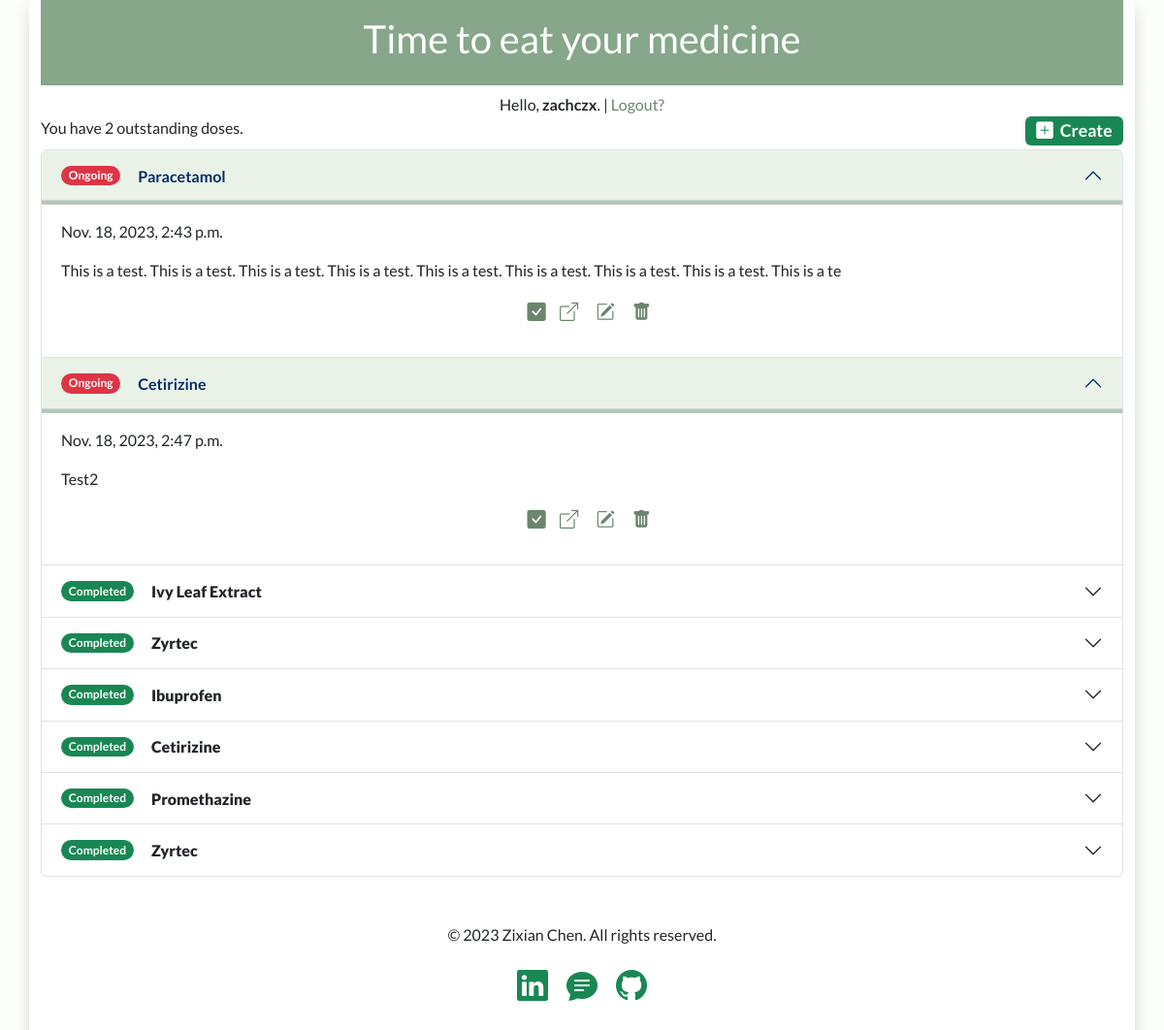
The app's page / (signed in) with its own data.
### trackerapp/models.py (models this page shows, shortened)
class EatModel(models.Model):
    user = models.ForeignKey(User, on_delete=models.SET_NULL, null=True)
    medicine = models.CharField(max_length=50, choices=medicine_choices)
    last_fed = models.DateTimeField(default=datetime.now)
    interval = models.IntegerField(default=4)
    remarks = models.TextField(max_length=140)
    complete = models.BooleanField(default=False)
    created = models.DateTimeField(auto_now_add=True)
    class Meta:
        ordering = ['complete'] #ordering in descending just do -complete

### trackerapp/views.py (the view)
# urls.py: path('', EatList.as_view(), name='eatlist'),
class EatList(LoginRequiredMixin, ListView):
    model = EatModel
    context_object_name = 'outstanding_list'
    fields = ['medicine', 'remarks', 'last_fed', 'interval', 'complete']
    def get_context_data(self, **kwargs):
        context = super().get_context_data(**kwargs)
        context["outstanding_list"] = context["outstanding_list"].filter(user=self.request.user)
        context["count"] = context["outstanding_list"].filter(complete=False).count()
        return context

### templates/trackerapp/EatModel_list.html (shortened to what this page needs)
{% extends "base.html" %}
{% block content %}
<div class="row mb-1">
    <div class="col-6">You have {{count}} outstanding dose{{count|pluralize:"s"}}.</div>
    <div class="col-6 text-end"><a href="{% url 'eatcreate' %}"><span class="badge bg-success even-larger-badge"><i class="bi bi-plus-square-fill pr-5"></i>&nbsp Create</span></a></div>
</div>
<div class="accordion" id="accordionExample">
{% for item in outstanding_list %}
{% if item.complete %}
<div class="accordion-item">
    <h2 class="accordion-header" id="heading{{item.id}}">
        <button class="accordion-button collapsed fw-bolder" type="button" data-bs-toggle="collapse" data-bs-target="#collapse{{item.id}}" aria-expanded="true" aria-controls="collapse{{item.id}}">
            {% if item.complete %}
            <span class="badge text-bg-success rounded-pill" style="margin-right: 1.5em;">Completed</span>
            <span class="fw-bolder">{{ item.medicine }}</span>
            {% else %}
            <span class="badge text-bg-danger rounded-pill" style="margin-right: 1.5em;">Ongoing</span>
            <span class="fw-bolder">{{ item.medicine }}</span>
            {% endif %}
        </button>
    </h2>
</div>
{% else %}
<div class="accordion-item">
    <h2 class="accordion-header" id="heading{{item.id}}">
        <button class="accordion-button" type="button" data-bs-toggle="collapse" data-bs-target="#collapse{{item.id}}" aria-expanded="true" aria-controls="collapse{{item.id}}">
        {% if item.complete %}
        <span class="badge text-bg-success rounded-pill" style="margin-right: 1.5em;">Completed</span>
        <span class="fw-bolder">{{ item.medicine }}</span>
        {% else %}
        <span class="badge text-bg-danger rounded-pill" style="margin-right: 1.5em;">Ongoing</span>
        <span class="fw-bolder">{{ item.medicine }}</span>
        {% endif %}
        </button>
    </h2>
    <div id="collapse{{item.id}}" class="accordion-collapse collapse show" aria-labelledby="heading{{item.id}}" data-bs-parent="#accordionExample">
        <div class="accordion-body">
            <p>{{ item.last_fed }}</p>
            <p>{{ item.remarks }}</p>
            <p class="list_action_icons">
                <a href="{% url 'eatupdate_complete' item.id %}" ><i class="bi bi-check-square-fill" alt="Mark as completed"></i></a><a href="{% url 'nextDose' item.id %}"><i class="bi bi-box-arrow-up-right"></i></a> <a href="{% url 'eatupdate' item.id %}"><i class="bi bi-pencil-square"></i></a> <a href="{% url 'eatdelete' item.id %}"><i class="bi bi-trash-fill"></i></a></p>
        </div>
    </div>
</div>
{% endif %}
{% empty %}
    <div class="col">
        <p>No items in list</p>
    </div>
{% endfor %}
</div>
{% endblock %}

### templates/base.html (shortened to what this page needs)
<!DOCTYPE html>
<html lang="en">
<head>
    <link rel="stylesheet" href="https://cdn.jsdelivr.net/npm/bootstrap@5.3.2/dist/css/bootstrap.min.css">
    <link rel="stylesheet" href="https://cdn.jsdelivr.net/npm/bootstrap-icons@1.11.1/font/bootstrap-icons.css">
</head>
<body>
<div class="container shadow mb-5 pb-5 bg-white rounded">
    <div class="row">
        <a href="{% url 'eatlist' %}" id="header"><div class="col p-3 mb-2 text-white" style="background-color: #86A789">
            <h1 class="text-center">Time to eat your medicine</h1>
        </div></a>
    </div>
    <div class="row">
        {% if user.is_authenticated %}
            <div class="col-12 text-center">Hello, <b>{{user.username}}</b>. | <a href="{% url 'eatlogout' %}">Logout?</a></div>
        {% else %}
            <div class="col-12 text-center">You are not logged in. <a href="{% url 'eatlogin' %}">Please login here</a>.</div>
        {% endif %}
    </div>
        {% block content %}
        {% endblock %}
{% include "_footer.html" %}
</div>
</body>
</html>

### templates/_footer.html
<div class="container mt-5">
    <div class="row">
        <div class="footer">
            <p>© 2023 Zixian Chen. All rights reserved.</p>
            <a href="https://www.linkedin.com/in/zixianchen/" class="text-success" style="margin-right: 1em"><i class="bi bi-linkedin"></i></a>
            <a href="https://btonomics.com/" class="text-success" style="margin-right: 1em"><i class="bi bi-chat-text-fill"></i></a>
            <a href="https://github.com/zachczx" class="text-success"><i class="bi bi-github"></i></a>
        </div>
    </div>
</div>

### templates/base.html (style rules this page uses)
body { background-color: #FCFFF9; font-family: 'Lato', sans-serif; }
.accordion-button:not(.collapsed) { background-color: #EBF3E8; box-shadow: inset 0 -1px 0 rgb(0 0 0 / 13%); border-bottom: 0.25em solid #B2C8BA; }
#header { text-decoration: none; }
a, a:visited { text-decoration: none; color: #6B856D; font-weight: 500; }
.list_action_icons { text-align: center; font-size: 120%; }
.list_action_icons i { margin-left: 0.75em; }
.footer { text-align: center; }
.footer i { font-size: 2em; }
.badge.even-larger-badge { font-size: 1.1em; }

### records on screen
EatModel: medicine "Paracetamol", last_fed "Nov. 18, 2023, 2:43 p.m.", remarks "This is a test. This is a test. This is a test. This is a test. This is a test. This is a test. This is a test. This is a test. This is a te"
EatModel: medicine "Cetirizine", last_fed "Nov. 18, 2023, 2:47 p.m.", remarks "Test2"
EatModel: medicine "Ivy Leaf Extract"
EatModel: medicine "Zyrtec"
EatModel: medicine "Ibuprofen"
EatModel: medicine "Cetirizine"
EatModel: medicine "Promethazine"
EatModel: medicine "Zyrtec"

### other values on screen
{{ user.username }} "zachczx"
{{ count }} "2"
